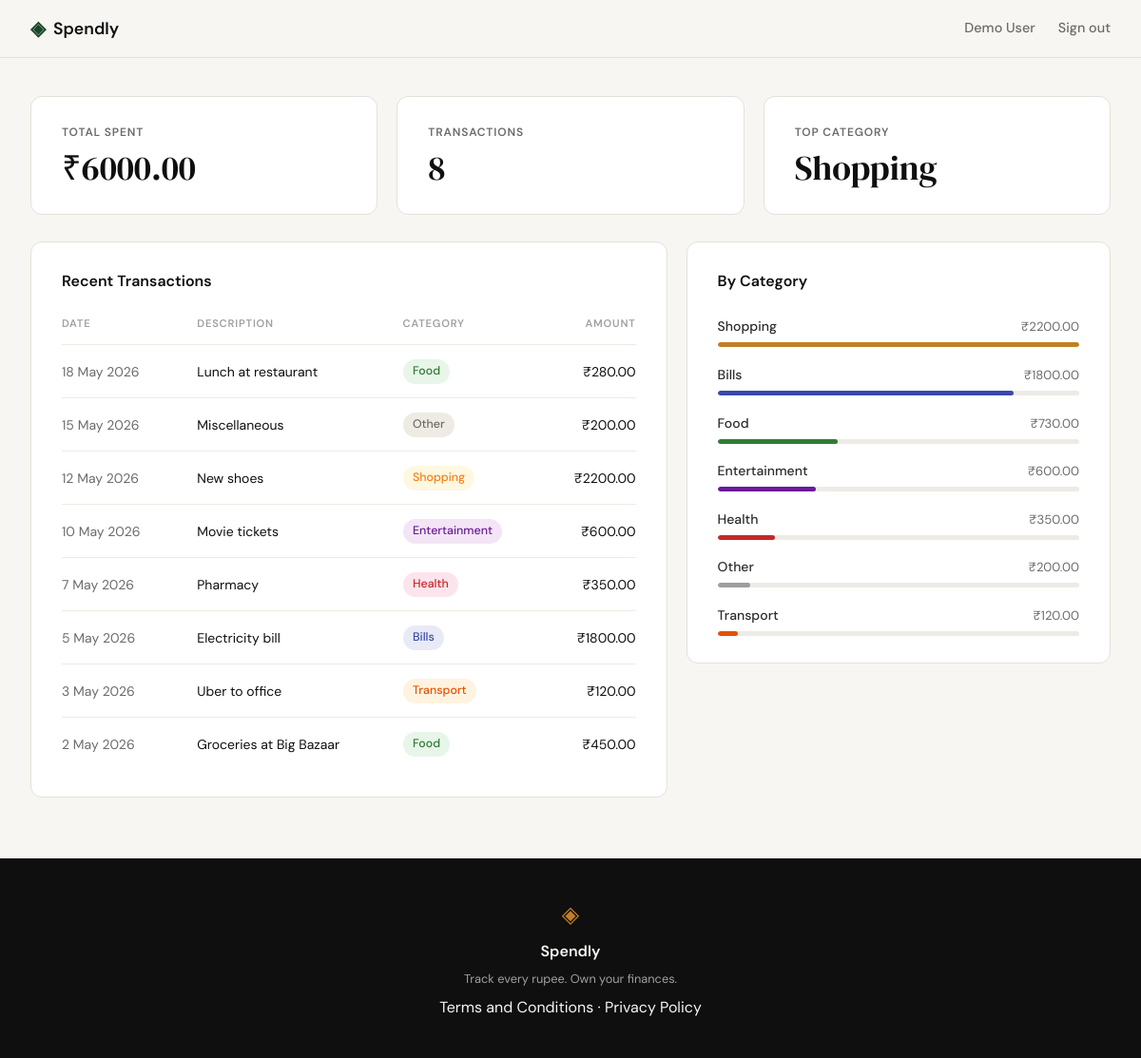
Screenshot of /profile (signed in) with the database file from the repository.
### tables this page shows
CREATE TABLE users (
            id            INTEGER PRIMARY KEY AUTOINCREMENT,
            name          TEXT    NOT NULL,
            email         TEXT    UNIQUE NOT NULL,
            password_hash TEXT    NOT NULL,
            created_at    TEXT    DEFAULT (datetime('now'))
        );

CREATE TABLE expenses (
            id          INTEGER PRIMARY KEY AUTOINCREMENT,
            user_id     INTEGER NOT NULL REFERENCES users(id),
            amount      REAL    NOT NULL,
            category    TEXT    NOT NULL,
            date        TEXT    NOT NULL,
            description TEXT,
            created_at  TEXT    DEFAULT (datetime('now'))
        );

### app.py (the view)
@app.route("/profile")
def profile():
    if not session.get("user_id"):
        return redirect(url_for("login"))
    uid = session["user_id"]
    db = get_db()
    user = db.execute(
        "SELECT id, name, email, created_at FROM users WHERE id = ?", (uid,)
    ).fetchone()
    stats = db.execute(
        "SELECT COALESCE(SUM(amount), 0) AS total, COUNT(*) AS txn_count FROM expenses WHERE user_id = ?",
        (uid,)
    ).fetchone()
    top_cat_row = db.execute(
        "SELECT category, SUM(amount) AS cat_total FROM expenses WHERE user_id = ? GROUP BY category ORDER BY cat_total DESC LIMIT 1",
        (uid,)
    ).fetchone()
    recent = db.execute(
        "SELECT date, description, category, amount FROM expenses WHERE user_id = ? ORDER BY date DESC LIMIT 10",
        (uid,)
    ).fetchall()
    by_category = db.execute(
        "SELECT category, SUM(amount) AS cat_total FROM expenses WHERE user_id = ? GROUP BY category ORDER BY cat_total DESC",
        (uid,)
    ).fetchall()
    db.close()
    max_cat_total = max((r["cat_total"] for r in by_category), default=1)
    def fmt_date(d):
        try:
            return datetime.strptime(d, "%Y-%m-%d").strftime("%d %b %Y").lstrip("0")
        except ValueError:
            return d
    recent_fmt = [
        {"date": fmt_date(r["date"]), "description": r["description"],
         "category": r["category"], "amount": r["amount"]}
        for r in recent
    ]
    return render_template(
        "profile.html",
        user=user,
        total_spent=stats["total"],
        txn_count=stats["txn_count"],
        top_category=top_cat_row["category"] if top_cat_row else "—",
        recent=recent_fmt,
        by_category=by_category,
        max_cat_total=max_cat_total,
    )

### database/db.py (called while the page is built)
def get_db():
    conn = sqlite3.connect(DB_PATH)
    conn.row_factory = sqlite3.Row
    conn.execute("PRAGMA foreign_keys = ON")
    return conn

### templates/profile.html (shortened to what this page needs)
{% extends "base.html" %}
{% block content %}
<section class="dashboard-section">
  <div class="dashboard-inner">
    <div class="stat-cards">
      <div class="stat-card">
        <span class="stat-label">Total Spent</span>
        <span class="stat-value">₹{{ "%.2f"|format(total_spent) }}</span>
      </div>
      <div class="stat-card">
        <span class="stat-label">Transactions</span>
        <span class="stat-value">{{ txn_count }}</span>
      </div>
      <div class="stat-card">
        <span class="stat-label">Top Category</span>
        <span class="stat-value">{{ top_category }}</span>
      </div>
    </div>
    <div class="dashboard-grid">
      <div class="dash-card">
        <h2 class="dash-card-title">Recent Transactions</h2>
        <table class="txn-table">
          <thead>
            <tr>
              <th>Date</th>
              <th>Description</th>
              <th>Category</th>
              <th class="txn-amount-col">Amount</th>
            </tr>
          </thead>
          <tbody>
            {% for t in recent %}
            <tr>
              <td class="txn-date">{{ t.date }}</td>
              <td class="txn-desc">{{ t.description }}</td>
              <td><span class="cat-badge cat-{{ t.category | lower }}">{{ t.category }}</span></td>
              <td class="txn-amount">₹{{ "%.2f"|format(t.amount) }}</td>
            </tr>
            {% else %}
            <tr><td colspan="4" class="txn-empty">No expenses yet.</td></tr>
            {% endfor %}
          </tbody>
        </table>
      </div>
      <div class="dash-card">
        <h2 class="dash-card-title">By Category</h2>
        <div class="cat-bars">
          {% for row in by_category %}
          {% set pct = (row.cat_total / max_cat_total * 100) | round(1) %}
          <div class="cat-bar-row">
            <div class="cat-bar-header">
              <span class="cat-bar-name">{{ row.category }}</span>
              <span class="cat-bar-amt">₹{{ "%.2f"|format(row.cat_total) }}</span>
            </div>
            <div class="cat-bar-track">
              <div class="cat-bar-fill cat-color-{{ row.category | lower }}" style="width: {{ pct }}%"></div>
            </div>
          </div>
          {% endfor %}
        </div>
      </div>
    </div>
  </div>
</section>
{% endblock %}

### templates/base.html (shortened to what this page needs)
<!DOCTYPE html>
<html lang="en">
<head>
    <link rel="stylesheet" href="{{ url_for('static', filename='css/style.css') }}">
</head>
<body>
    <nav class="navbar">
        <div class="nav-inner">
            <a href="{{ url_for('landing') }}" class="nav-brand">
                <span class="brand-icon">◈</span>
                <span class="brand-name">Spendly</span>
            </a>
            <div class="nav-links">
                {% if session.get('user_id') %}
                    <span class="nav-user">{{ session['user_name'] }}</span>
                    <a href="{{ url_for('logout') }}" class="nav-link">Sign out</a>
                {% else %}
                    <a href="{{ url_for('login') }}">Sign in</a>
                    <a href="{{ url_for('register') }}" class="nav-cta">Get started</a>
                {% endif %}
            </div>
        </div>
    </nav>
    <main class="main-content">
        {% block content %}{% endblock %}
    </main>
    <footer class="footer">
        <div class="footer-inner">
            <span class="brand-icon">◈</span>
            <span class="footer-name">Spendly</span>
            <p class="footer-copy">Track every rupee. Own your finances.</p>
            <p><a href="/terms">Terms and Conditions</a> &middot; <a href="/privacy">Privacy Policy</a></p>
        </div>
    </footer>
</body>
</html>

### rows the page displays
users: user_name "Demo User"
expenses: category "Shopping", date "12 May 2026", description "New shoes", amount "2200.00", cat_total "2200.00", {{ pct }} 100.0 (drawn)
expenses: date "18 May 2026", description "Lunch at restaurant", category "Food", amount "280.00"
expenses: date "15 May 2026", description "Miscellaneous", category "Other", amount "200.00", cat_total "200.00", {{ pct }} 9.1 (drawn)
expenses: date "10 May 2026", description "Movie tickets", category "Entertainment", amount "600.00", cat_total "600.00", {{ pct }} 27.3 (drawn)
expenses: date "7 May 2026", description "Pharmacy", category "Health", amount "350.00", cat_total "350.00", {{ pct }} 15.9 (drawn)
expenses: date "5 May 2026", description "Electricity bill", category "Bills", amount "1800.00", cat_total "1800.00", {{ pct }} 81.8 (drawn)
expenses: date "3 May 2026", description "Uber to office", category "Transport", amount "120.00", cat_total "120.00", {{ pct }} 5.5 (drawn)
expenses: date "2 May 2026", description "Groceries at Big Bazaar", category "Food", amount "450.00"

### other values shown
{{ "%.2f"|format(total_spent) }} "6000.00"
{{ txn_count }} "8"
{{ row.category }} "Food"
{{ "%.2f"|format(row.cat_total) }} "730.00"
